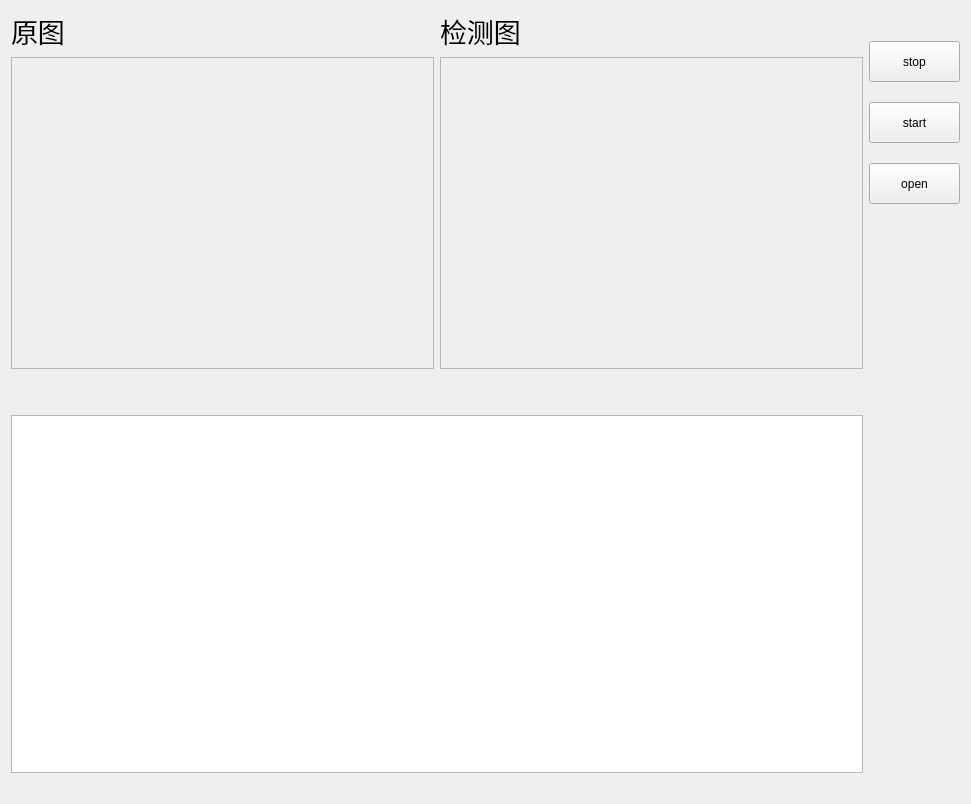
<?xml version="1.0" encoding="UTF-8"?>
<ui version="4.0">
 <class>PictureDetectionWin</class>
 <widget class="QWidget" name="PictureDetectionWin">
  <property name="geometry">
   <rect>
    <x>0</x>
    <y>0</y>
    <width>971</width>
    <height>804</height>
   </rect>
  </property>
  <property name="windowTitle">
   <string>Form</string>
  </property>
  <layout class="QHBoxLayout" name="horizontalLayout_2">
   <item>
    <layout class="QVBoxLayout" name="verticalLayout_3">
     <item>
      <layout class="QHBoxLayout" name="horizontalLayout" stretch="6,6">
       <item>
        <layout class="QVBoxLayout" name="verticalLayout" stretch="0,0">
         <item>
          <widget class="QLabel" name="original_picture_label">
           <property name="font">
            <font>
             <pointsize>20</pointsize>
            </font>
           </property>
           <property name="text">
            <string>原图</string>
           </property>
          </widget>
         </item>
         <item>
          <widget class="QScrollArea" name="origin_scrollArea">
           <property name="widgetResizable">
            <bool>true</bool>
           </property>
           <widget class="QWidget" name="scrollAreaWidgetContents">
            <property name="geometry">
             <rect>
              <x>0</x>
              <y>0</y>
              <width>418</width>
              <height>314</height>
             </rect>
            </property>
           </widget>
          </widget>
         </item>
        </layout>
       </item>
       <item>
        <layout class="QVBoxLayout" name="verticalLayout_2" stretch="0,0">
         <item>
          <widget class="QLabel" name="detection_picture_label">
           <property name="font">
            <font>
             <pointsize>20</pointsize>
            </font>
           </property>
           <property name="text">
            <string>检测图</string>
           </property>
          </widget>
         </item>
         <item>
          <widget class="QScrollArea" name="detection_scrollArea">
           <property name="widgetResizable">
            <bool>true</bool>
           </property>
           <widget class="QWidget" name="scrollAreaWidgetContents_2">
            <property name="geometry">
             <rect>
              <x>0</x>
              <y>0</y>
              <width>418</width>
              <height>314</height>
             </rect>
            </property>
           </widget>
          </widget>
         </item>
        </layout>
       </item>
      </layout>
     </item>
     <item>
      <spacer name="horizontalSpacer">
       <property name="orientation">
        <enum>Qt::Horizontal</enum>
       </property>
       <property name="sizeType">
        <enum>QSizePolicy::Expanding</enum>
       </property>
       <property name="sizeHint" stdset="0">
        <size>
         <width>40</width>
         <height>40</height>
        </size>
       </property>
      </spacer>
     </item>
     <item>
      <widget class="QTableView" name="resutView"/>
     </item>
     <item>
      <spacer name="horizontalSpacer_2">
       <property name="orientation">
        <enum>Qt::Horizontal</enum>
       </property>
       <property name="sizeHint" stdset="0">
        <size>
         <width>40</width>
         <height>20</height>
        </size>
       </property>
      </spacer>
     </item>
    </layout>
   </item>
   <item>
    <layout class="QVBoxLayout" name="verticalLayout_4" stretch="0,0,0,0,0,0,0">
     <property name="spacing">
      <number>0</number>
     </property>
     <item>
      <spacer name="verticalSpacer_2">
       <property name="orientation">
        <enum>Qt::Vertical</enum>
       </property>
       <property name="sizeType">
        <enum>QSizePolicy::Fixed</enum>
       </property>
       <property name="sizeHint" stdset="0">
        <size>
         <width>20</width>
         <height>30</height>
        </size>
       </property>
      </spacer>
     </item>
     <item>
      <widget class="QPushButton" name="stop">
       <property name="minimumSize">
        <size>
         <width>91</width>
         <height>41</height>
        </size>
       </property>
       <property name="text">
        <string>stop</string>
       </property>
      </widget>
     </item>
     <item>
      <spacer name="verticalSpacer_3">
       <property name="orientation">
        <enum>Qt::Vertical</enum>
       </property>
       <property name="sizeType">
        <enum>QSizePolicy::Minimum</enum>
       </property>
       <property name="sizeHint" stdset="0">
        <size>
         <width>20</width>
         <height>20</height>
        </size>
       </property>
      </spacer>
     </item>
     <item>
      <widget class="QPushButton" name="start">
       <property name="minimumSize">
        <size>
         <width>91</width>
         <height>41</height>
        </size>
       </property>
       <property name="text">
        <string>start</string>
       </property>
      </widget>
     </item>
     <item>
      <spacer name="verticalSpacer_4">
       <property name="orientation">
        <enum>Qt::Vertical</enum>
       </property>
       <property name="sizeType">
        <enum>QSizePolicy::Minimum</enum>
       </property>
       <property name="sizeHint" stdset="0">
        <size>
         <width>20</width>
         <height>20</height>
        </size>
       </property>
      </spacer>
     </item>
     <item>
      <widget class="QPushButton" name="open">
       <property name="minimumSize">
        <size>
         <width>91</width>
         <height>41</height>
        </size>
       </property>
       <property name="text">
        <string>open</string>
       </property>
      </widget>
     </item>
     <item>
      <spacer name="verticalSpacer">
       <property name="orientation">
        <enum>Qt::Vertical</enum>
       </property>
       <property name="sizeHint" stdset="0">
        <size>
         <width>20</width>
         <height>40</height>
        </size>
       </property>
      </spacer>
     </item>
    </layout>
   </item>
  </layout>
 </widget>
 <resources/>
 <connections/>
</ui>
